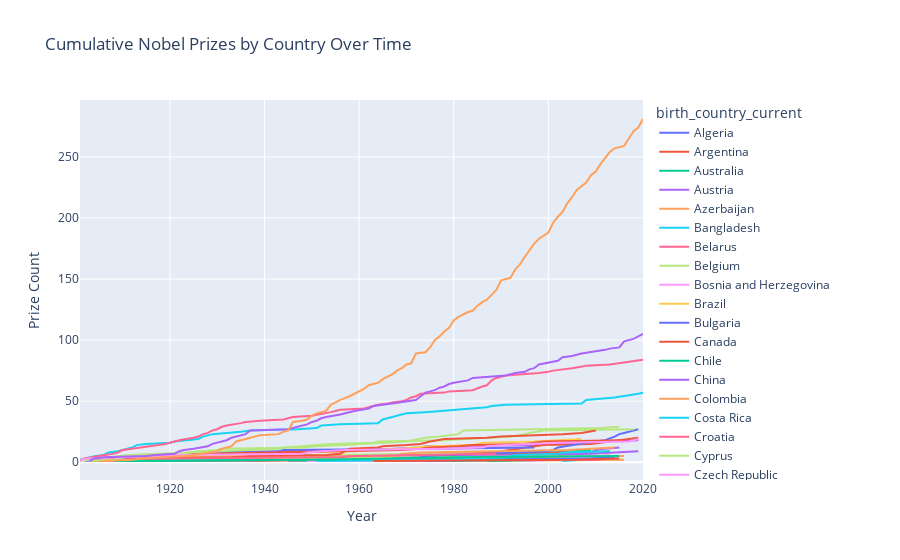

Write notebook code for a chart like this one.
### Code cell
prizes_over_time = px.line(cumulative_prizes, x='year', y='prize',
                           color = 'birth_country_current', hover_name='birth_country_current',
                           title = 'Cumulative Nobel Prizes by Country Over Time')

prizes_over_time.update_layout(xaxis_title='Year', yaxis_title = 'Prize Count')

prizes_over_time.show()
